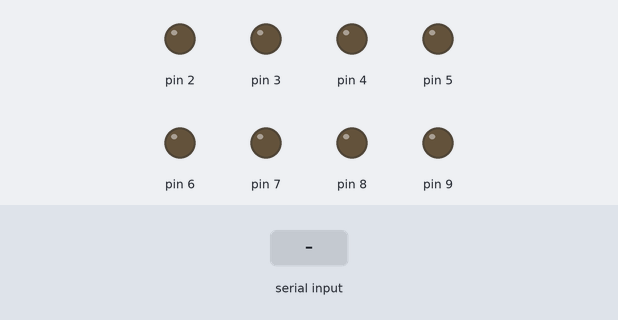
Simulated run of this sketch. Board: Arduino Uno, built with avr-gcc and run on an emulated ATmega328P. On the bench: output pins drawn as LEDs (lit = HIGH). Inputs (shaded band) come from the test bench. What the sketch prints to the serial monitor is not drawn.

Above: at 1.2 s.
1.3 s: "w" received over Serial
At 3.2 s:
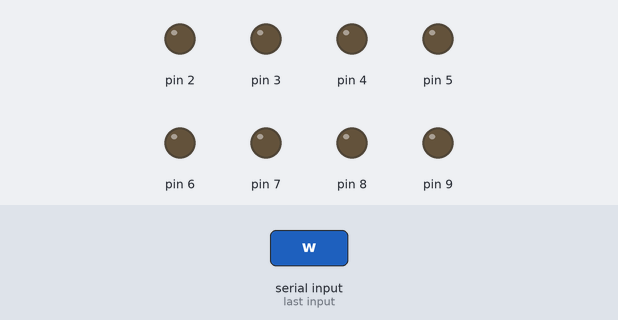
4.3 s: "q" received over Serial
At 4.4 s:
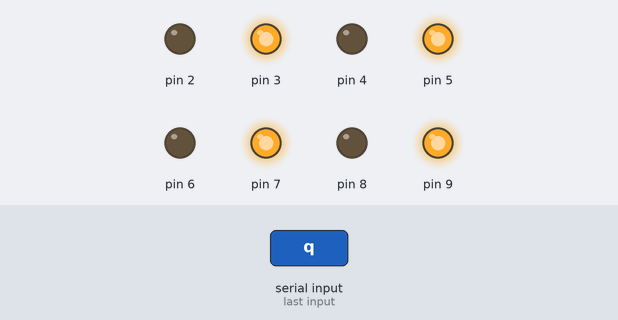
7.3 s: "e" received over Serial
10.3 s: "r" received over Serial
At 10.9 s:
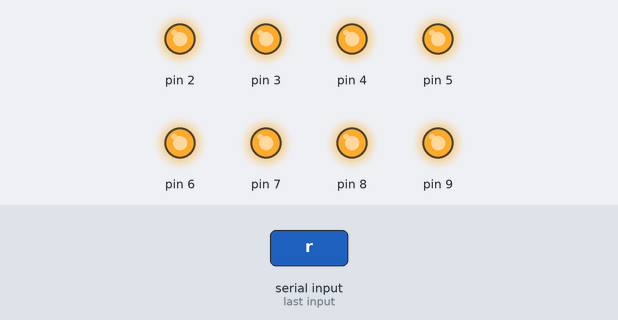
Timing chart, 0 to 13.3 s (numbered marks = the images above; inputs shaded):
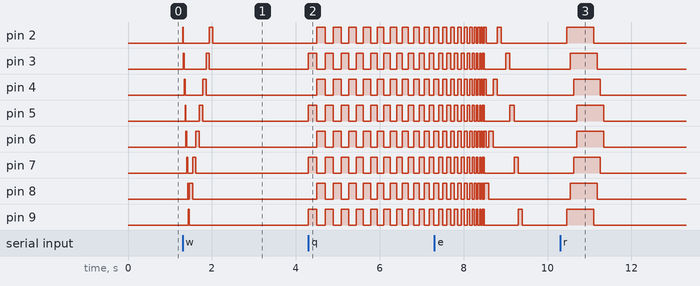

Measured:
- after the input at 1.3 s, pin 2: LOW → HIGH at once, → LOW 0.02 s later, → HIGH 0.62 s later, → LOW 0.08 s later; pin 3: LOW → HIGH at once, → LOW 0.02 s later, → HIGH 0.52 s later, → LOW 0.08 s later
- after the input at 4.3 s, pin 2, pin 4, pin 6, pin 8: LOW → HIGH after 0.20 s, then repeats every 0.38 s: LOW 0.19 s, HIGH 0.19 s; pin 3, pin 5, pin 7, pin 9: LOW → HIGH at once, then repeats every 0.39 s: LOW 0.20 s, HIGH 0.19 s
- after the input at 10.3 s, pin 2, pin 9: LOW → HIGH after 0.16 s, → LOW 0.64 s later; pin 3, pin 8: LOW → HIGH after 0.24 s, → LOW 0.64 s later; pin 4, pin 7: LOW → HIGH after 0.32 s, → LOW 0.64 s later; pin 5, pin 6: LOW → HIGH after 0.40 s, → LOW 0.64 s later

The sketch:

projetoArduino.ino
```cpp
int on;
int c;
int pisca;
int i;
void setup()
{
  Serial.begin(19200); //inicia comunicação serial com 9600
   pinMode(2, OUTPUT);
   pinMode(3, OUTPUT);
   pinMode(4, OUTPUT);
   pinMode(5, OUTPUT);
   pinMode(6, OUTPUT);
   pinMode(7, OUTPUT);
   pinMode(8, OUTPUT);
   pinMode(9, OUTPUT);
}
void loop()
{
  if(Serial.available() > 0) //se algum dado disponível
{
 char c = Serial.read(); //le o byte disponível


if (c == 'q') //PRIMEIRO EFEITO
{
  on = 200;
  pisca = 0;
  while (pisca <= 20)
{
    digitalWrite(3, HIGH);
    digitalWrite(5, HIGH);
    digitalWrite(7, HIGH);
    digitalWrite(9, HIGH);
    delay(on);
    digitalWrite(3, LOW);
    digitalWrite(5, LOW);
    digitalWrite(7, LOW);
    digitalWrite(9, LOW);
    delay(0);
    digitalWrite(2, HIGH);
    digitalWrite(4, HIGH);
    digitalWrite(6, HIGH);
    digitalWrite(8, HIGH);
    delay(on);
    digitalWrite(2, LOW);
    digitalWrite(4, LOW);
    digitalWrite(6, LOW);
    digitalWrite(8, LOW);
    delay(0);

   pisca +=1;

    if (on >= 10)
    on -= 10;
}
Serial.print("s"); //ENVIA S QUANDO ACABA O EFEITO
}


if (c == 'w') //SEGUNDO EFEITO
{

for (int i = 2; i <= 9; i++)
{
digitalWrite(i, HIGH);
delay(20);
digitalWrite(i, LOW);

  }
   for (int i = 8; i >= 1; i--)
{
digitalWrite(i, HIGH);
delay(80);
digitalWrite(i, LOW);
}
Serial.print("s"); //ENVIA S QUANDO ACABA O EFEITO
}


if (c == 'e') //TERCEIRO EFEITO
{
  for (int i = 9; i >= 1; i--)
{
  if (i % 2 == 0)
  {
digitalWrite(i, HIGH);
delay(100);
digitalWrite(i, LOW);
 }
}
for (int i = 1; i <= 9; i++)
{
 if (i % 2 != 0)
  {
digitalWrite(i, HIGH);
delay(100);
digitalWrite(i, LOW);
  }
}
Serial.print("s"); //ENVIA S QUANDO ACABA O EFEITO
}


if (c == 'r') //QUARTO EFEITO
{
  for(int i = 9; i >= 2; i--)
{
      digitalWrite(9 - i,HIGH);
    delay(80);
    digitalWrite(i + 1, HIGH);
}
    for(int i = 9; i >= 2; i--)
{
      digitalWrite(9 - i,LOW);
    delay(80);
    digitalWrite(i + 1, LOW);
}
Serial.print("s"); //ENVIA S QUANDO ACABA O EFEITO
}


if (c == 't') //QUINTO EFEITO
{

  int i = 0;
  for (int i = 9; i >= 1; i--)
{
  if (i % 2 == 0)
  {
digitalWrite(i, HIGH);
delay(100);
digitalWrite(i, LOW);
  }
}
 for (int i = 9; i >= 1; i--)
{
  if (i % 2 != 0)
  {
digitalWrite(i, HIGH);
delay(100);
digitalWrite(i, LOW);
  }
}
Serial.print("s"); //ENVIA S QUANDO ACABA O EFEITO
}
}
}
```
